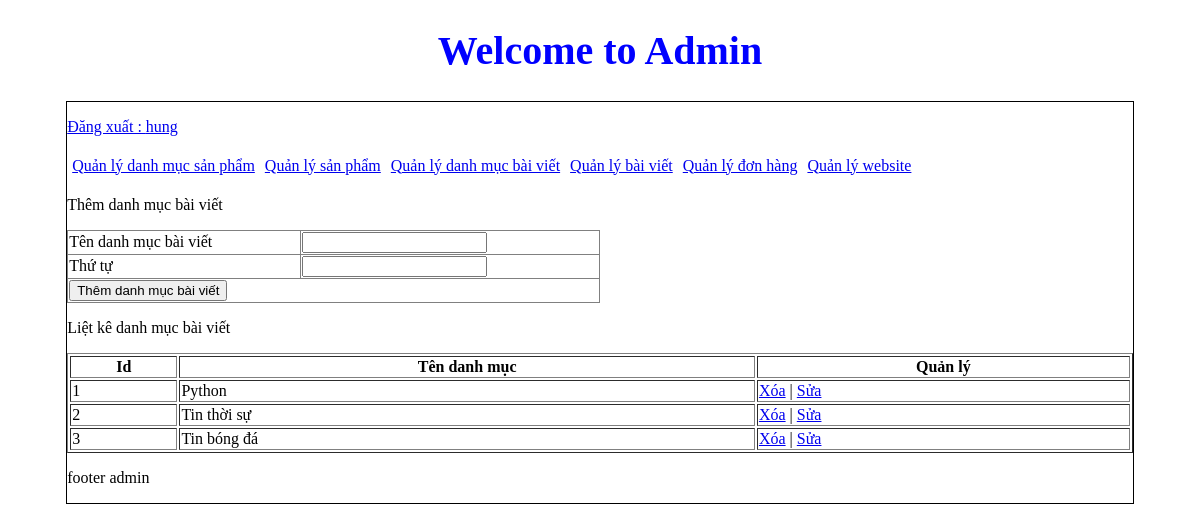
The app's page /admin/index.php?action=quanlydanhmucbaiviet&query=them (signed in), older data.
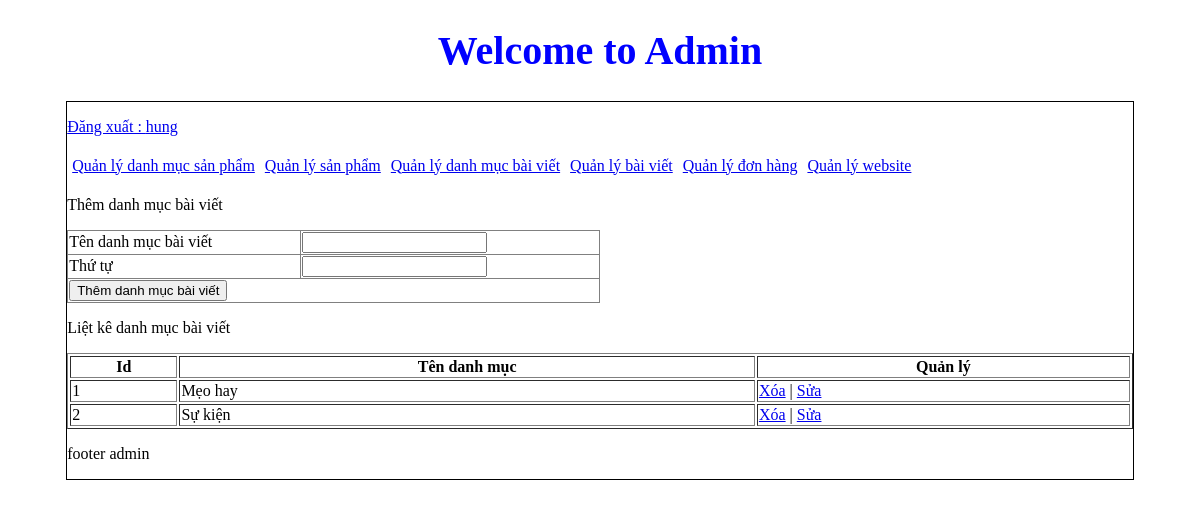
The same page, newer data.
### tables this page shows
CREATE TABLE `danhmucbaiviet` (
  `id_baiviet` int(11) NOT NULL,
  `tendanhmuc_baiviet` varchar(255) NOT NULL,
  `thutu` int(11) NOT NULL
);

### admin/modules/quanlydanhmucbaiviet/lietke.php (the view)
<?php
    $sql_lietke_danhmucbv = "SELECT * FROM danhmucbaiviet ORDER BY thutu DESC";
    $query_lietke_danhmucbv = mysqli_query($mysqli, $sql_lietke_danhmucbv);
?>
<p>Liệt kê danh mục bài viết</p>
<table style="width: 100%;" border="1px" style="border-collapse: collapse;">
    <tr>
        <th>Id</th>
        <th>Tên danh mục</th>
        <th>Quản lý</th>
    </tr>
    <?php
    $i = 0;
    while ($row = mysqli_fetch_array($query_lietke_danhmucbv)) {
        $i++;
    ?>
        <tr>
            <td><?php echo $i ?></td>
            <td><?php echo $row['tendanhmuc_baiviet'] ?></td>
            <td>
                <a href="modules/quanlydanhmucbaiviet/xuly.php?idbaiviet=<?php echo $row['id_baiviet'] ?>">Xóa</a> |
                <a href="?action=quanlydanhmucbaiviet&query=sua&idbaiviet=<?php echo $row['id_baiviet'] ?>">Sửa</a>
            </td>
        </tr>
    <?php
    }
    ?>
</table>

Row changes from the older to the newer data that the page shows:
removed danhmucbaiviet: tendanhmuc_baiviet "Python"
removed danhmucbaiviet: tendanhmuc_baiviet "Tin thời sự"
removed danhmucbaiviet: tendanhmuc_baiviet "Tin bóng đá"
added danhmucbaiviet: tendanhmuc_baiviet "Mẹo hay"
added danhmucbaiviet: tendanhmuc_baiviet "Sự kiện"
